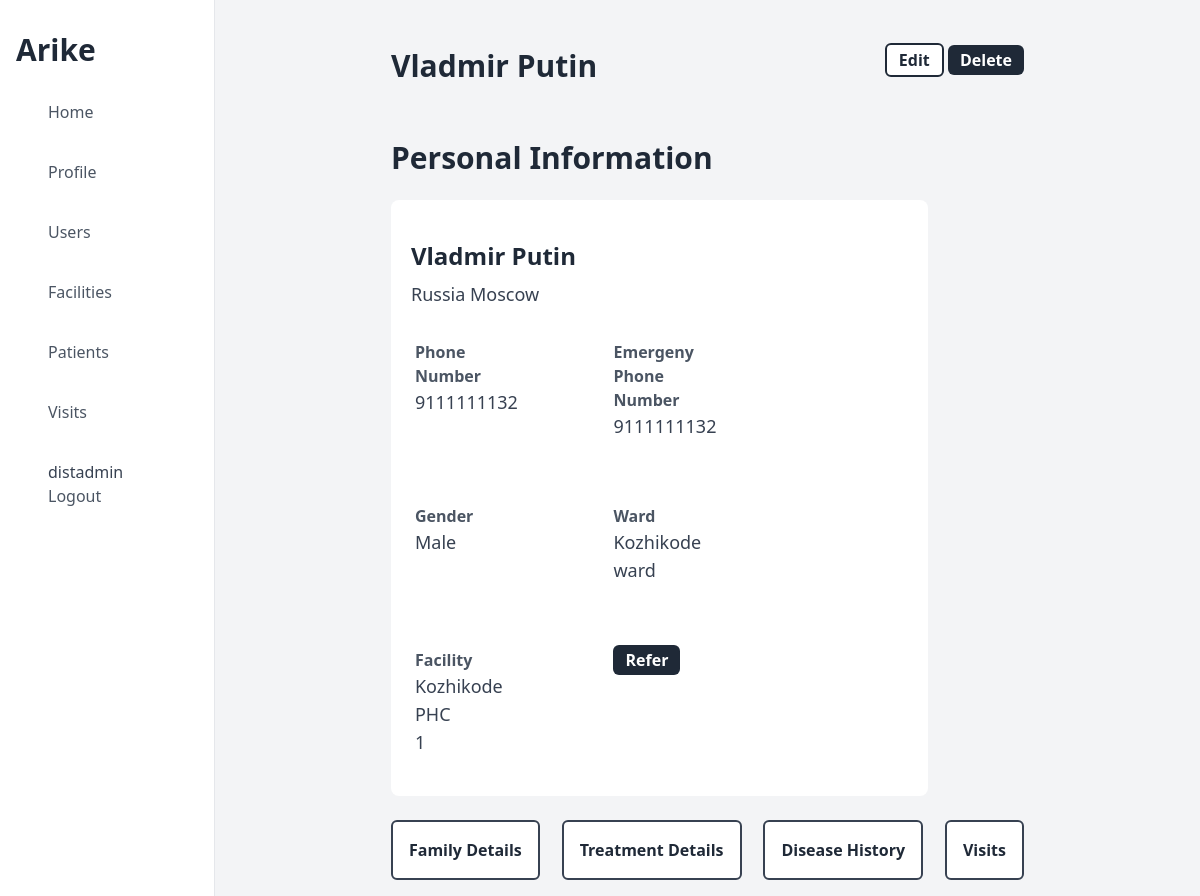
Page /detail/patient/3 (signed in) on the earlier database version.
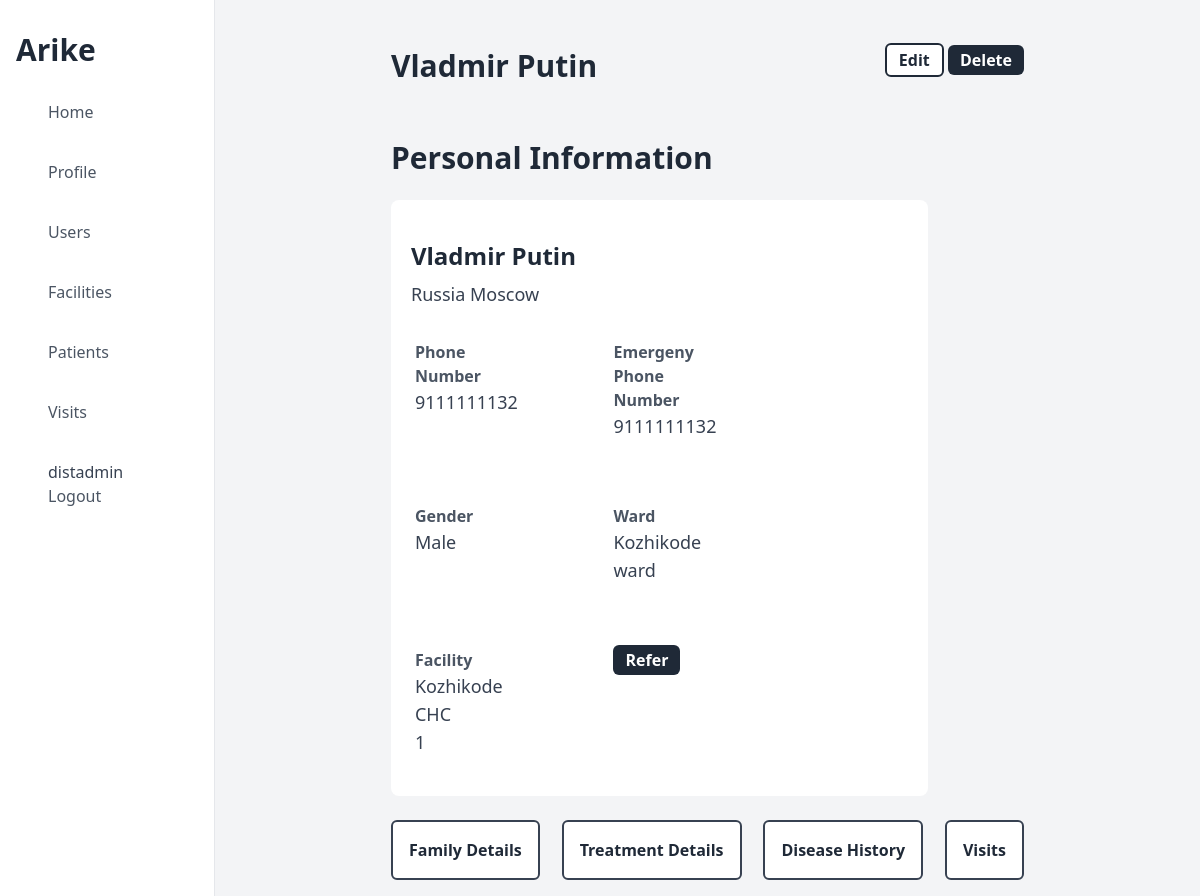
Same page on the later database version.
### apps/models.py (models this page shows, shortened)
class Patient(models.Model):
    full_name = models.CharField(max_length=150)
    date_of_birth = models.DateField()
    address = models.TextField(default="")
    landmark = models.CharField(max_length=100)
    phone = models.CharField(max_length=14, validators=[phone_number_regex])
    gender = models.CharField(max_length=20, choices=GENDER_CHOICES)
    emergency_phone_number = models.CharField(
        max_length=14, validators=[phone_number_regex]
    )
    expired_time = models.DateTimeField(blank=True, null=True)
    ward = models.ForeignKey(Ward, on_delete=models.PROTECT)
    facility = models.ForeignKey(Facility, on_delete=models.PROTECT, null=True)
    nurse = models.ForeignKey(
        CustomUser, blank=False, on_delete=models.PROTECT, null=True
    )
    created_at = models.DateTimeField(auto_now_add=True)
    updated_at = models.DateTimeField(auto_now=True)
    deleted = models.BooleanField(default=False)

class Facility(models.Model):
    kind = models.CharField(max_length=10, choices=FACILITY_KIND)
    name = models.CharField(max_length=35)
    address = models.TextField(default="")
    pincode = models.CharField(max_length=6)
    phone = models.CharField(max_length=14, validators=[phone_number_regex])
    ward = models.ForeignKey(Ward, on_delete=models.PROTECT)
    created_at = models.DateTimeField(auto_now_add=True)
    updated_at = models.DateTimeField(auto_now=True)
    deleted = models.BooleanField(default=False)
    def __str__(self):
        return self.name

class Ward(models.Model):
    name = models.CharField(max_length=30)
    number = models.CharField(max_length=30)
    lsg = models.ForeignKey(Lsgbody, on_delete=models.PROTECT)
    created_at = models.DateTimeField(auto_now_add=True)
    updated_at = models.DateTimeField(auto_now=True)
    deleted = models.BooleanField(default=False)
    def __str__(self):
        return self.name

### apps/views.py (the view)
# urls.py: path("detail/patient/<pk>", PatientDetailView.as_view()),
class PatientDetailView(LoginRequiredMixin, UserPermissionMixin, DetailView):
    permission_required = "District Admin", "Primary Nurse", "Secondary Nurse"
    model = Patient
    template_name = "Patient/detail.html"

### apps/Mixin.py (called while the page is built)
    def has_permission(self):
        perms = self.get_permission_required()
        if self.request.user.role in perms:
            return True
        else:
            return False

### templates/Patient/detail.html
{% extends "base_dashboard.html" %}
{% block content %}
    <div class="flex justify-between  my-8">
        <h1 class="text-3xl font-bold text-gray-800">{{ object.full_name }}</h1>
        <div>
            <a class="bg-white text-gray-800 font-bold text-1xl px-3 py-1 rounded-md text-center border-2 border-gray-800" href="/update/patient/{{ object.id }}">Edit</a>
            <a class="bg-gray-800 text-white font-bold text-1xl px-3 py-1 rounded-md text-center" href="/delete/patient/{{ object.id }}">Delete</a>
        </div>
    </div>
    <h1 class="text-3xl font-bold text-gray-800 my-6">Personal Information</h1>
    <div class="bg-white pr-32 pl-3 py-2 rounded-lg mr-24">
        <h1 class="text-2xl font-bold text-gray-800 mt-6 p-2">{{ object.full_name }}</h1>
        <p class="text-gray-700 font-regular text-lg px-2">{{ object.address }}</p>
        <div class="grid grid-cols-2 ">
            <div class="bg-white pr-32 pl-3 py-2 rounded-lg mr-24 my-6">
                <p class="text-gray-600 font-bold text-md">Phone Number </p>
                <p class="text-gray-700 font-regular text-lg">{{ object.phone }}</p>
            </div>
            <div class="bg-white pr-32 pl-3 py-2 rounded-lg mr-24 my-6">
                <p class="text-gray-600 font-bold text-md">Emergeny Phone Number </p>
                <p class="text-gray-700 font-regular text-lg">{{ object.emergency_phone_number }}</p>
            </div>
            <div class="bg-white pr-32 pl-3 py-2 rounded-lg mr-24 my-6">
                <p class="text-gray-600 font-bold text-md">Gender</p>
                <p class="text-gray-700 font-regular text-lg">{{ object.gender }}</p>
            </div>
            <div class="bg-white pr-32 pl-3 py-2 rounded-lg mr-24 my-6">
                <p class="text-gray-600 font-bold text-md">Ward</p>
                <p class="text-gray-700 font-regular text-lg">{{ object.ward }}</p>
            </div>
            <div class="bg-white pr-32 pl-3 py-2 rounded-lg mr-24 my-6">
                <p class="text-gray-600 font-bold text-md">Facility</p>
                <p class="text-gray-700 font-regular text-lg">{{ object.facility}}</p>
            </div>
            <div class="bg-white pr-32 pl-3 py-2 rounded-lg mr-24 my-6">
                <a class="bg-gray-800 text-white font-bold text-1xl px-3 py-1 rounded-md text-center" href="/refer/patient/{{ object.id }}">Refer</a>
            </div>
        </div>
    </div>
    <div class="flex justify-between mt-6">
        <a class="bg-white text-gray-800 font-bold text-1xl px-4 py-4 border-gray-700 border-2 rounded-md text-center" href="/list/family/{{ object.id }}">Family Details</a>
        <a class="bg-white text-gray-800 font-bold text-1xl px-4 py-4 border-gray-700 border-2 rounded-md text-center" href="/list/treatment/{{ object.id }}">Treatment Details</a>
        <a class="bg-white text-gray-800 font-bold text-1xl px-4 py-4 border-gray-700 border-2 rounded-md text-center" href="/list/diseasehistory/{{ object.id }}">Disease History</a>
        <a class="bg-white text-gray-800 font-bold text-1xl px-4 py-4 border-gray-700 border-2 rounded-md text-center" href="/list/visitdetailspatient/{{ object.id }}">Visits</a>
    </div>
{% endblock content %}

Differences in the rows shown:
changed Patient "Vladmir Putin": facility "Kozhikode PHC 1" → "Kozhikode CHC 1"
